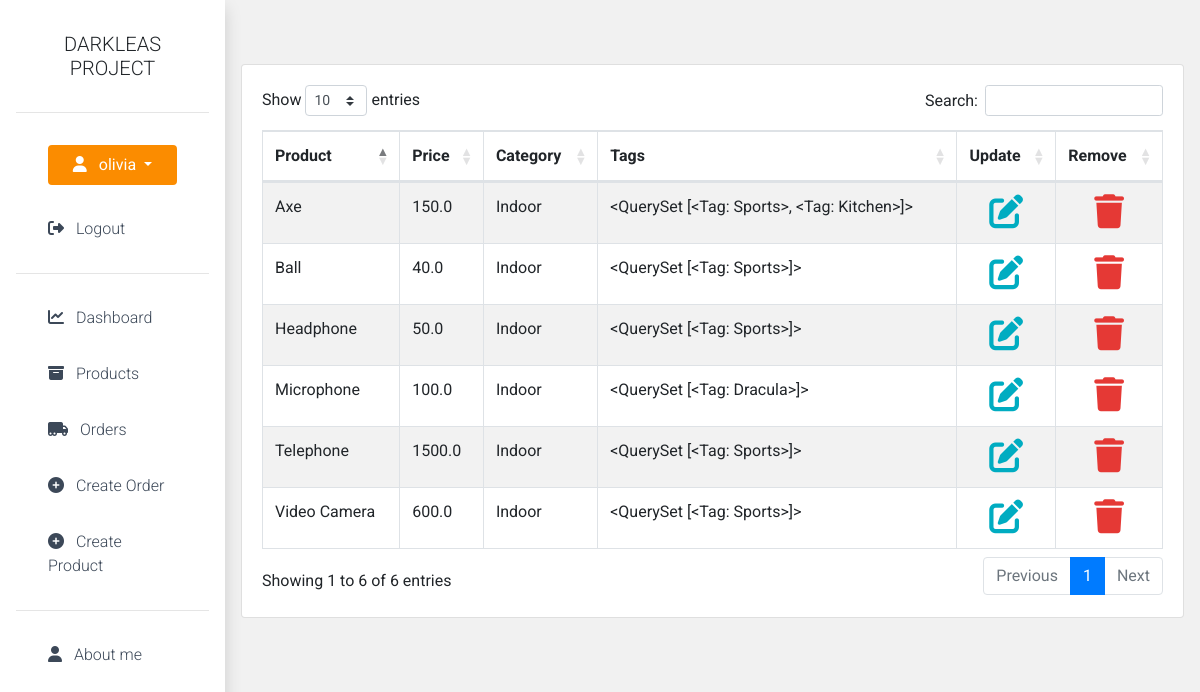
The page /products/ (signed in) on the database its author committed.
### accounts/models.py (models this page shows, shortened)
class Product(models.Model):
    CATEGORIES = (
        ('Indoor','Indoor'),
        ('Outdoor','Outdoor')
    )
    name = models.CharField(max_length=200,null=True)
    price = models.FloatField(null=True)
    category = models.CharField(max_length=200,null=True,choices=CATEGORIES)
    description = models.CharField(max_length=200,null=True,blank=True)
    date_created = models.DateTimeField(auto_now_add=True,null=True)
    tags = models.ManyToManyField(Tag)

class Tag(models.Model):
    name = models.CharField(max_length=200,null=True)
    def __str__(self):
        return self.name

### accounts/views.py (the view)
# urls.py: path("products/",views.products,name='products'),
@login_required(login_url='/login/')
def products(request):
    products = Product.objects.all()
    context={'products':products,'circle':'isntnull'}
    return render(request,'accounts/products.html',context)

### accounts/templates/accounts/products.html (shortened to what this page needs)
{% extends 'accounts/main.html' %}
{% block content %}
<div class="containers mt-5">
    <div class="card card-body table-responsive ">
        <table id="example" class="table table-striped table-bordered" style="width:100%">
            <thead>
                <tr>
                    <th>Product</th>
                    <th>Price</th>
                    <th>Category</th>
                    <th>Tags</th>
                    <th>Update</th>
                    <th>Remove</th>
                </tr>
            </thead>
            <tbody>
                {% for i in products %}
                <tr>
                    <td>{{i.name}}</td>
                    <td>{{i.price}}</td>
                    <td>{{i.category}}</td>
                    <td>
                        {{i.tags.all}}
                    </td>
                    <td class="text-center"><a href="{% url 'update_product' i.id %}">           <i class="fas fa-edit"style="color: #00acc1;font-size: 34px;"></i>                      </a></td>
                    <td class="text-center"><a href="{% url 'delete_product' i.id %}">            <i class="fas fa-trash"style="color: #e53935;font-size: 34px;"></i>                      </a></td>
                </tr>
               {% endfor %}
            </tbody>
        </table>
    </div>
</div>
{% endblock content %}

### accounts/templates/accounts/navbar.html (shortened to what this page needs)
{% load static %}
<link rel="stylesheet" href="{% static 'css/main.css' %}">
<div class="side-bar shadow p-3">
  <h5 class="text-center p-3"><span style="font-weight: 300;">DARKLEAS PROJECT</span></h5>
  <hr>
  {% if request.user.is_authenticated %}
  <div class="dropdown show sidebar-link">
    <a class="btn btn-yellow dropdown-toggle" style="color:White!important;background-color: #fb8c00;" href="#" role="button" id="dropdownMenuLink" data-toggle="dropdown" aria-haspopup="true" aria-expanded="false">
      <i class="fas fa-user mr-2"></i> {{request.user.username}}
    </a>
  </div>
    <a href="/logout/" class="sidebar-link"><i class="fas fa-sign-out-alt mr-2"></i> Logout</a>
  {% else %}
    <a href="/login/" class="sidebar-link"><i class="fas fa-sign-in-alt mr-2"></i> Login</a>
    <a href="/register/" class="sidebar-link"><i class="fas fa-user-plus mr-2"></i> Register</a>
  {% endif %}
  <hr>
  <a href="/" class="sidebar-link"><i class="fas fa-chart-line mr-2"></i>  Dashboard</a>
  <a href="/products/" class="sidebar-link"><i class="fas fa-archive mr-2"></i>  Products</a>
  <a href="/orders/" class="sidebar-link"><i class="fas fa-truck-moving mr-2"></i>  Orders</a>
  <a href="/create_order/" class="sidebar-link"><i class="fas fa-plus-circle mr-2"></i> Create Order</a>
  <a href="/create_product/" class="sidebar-link"><i class="fas fa-plus-circle mr-2"></i> Create Product</a>
  <hr></hr>
  <a target="_blank" href="http://darkleas.com/" class="sidebar-link"><i class="fas fa-user mr-2"></i> About me</a>
</div>

### static/css/main.css (style rules this page uses)
* { font-family: Roboto,Helvetica,Arial,sans-serif; }
.side-bar { z-index: 5000; position: fixed; width: 300px; height: 100%; background-color: white; }
.btn-yellow { width: 100%; transition: all 0.2s ease-in-out; background-color: #fb8c00; border: 2px solid #fb8c00; color:white!important; }
.sidebar-link { font-weight: 300; margin: 2rem; color: #3c4858!important; transition: all 0.2s; text-align: left; text-decoration: none; display: block; }
.containers { max-width: 1600px; margin-left: 300px; }
@media only screen and (max-width: 1376px) { .side-bar { width: 225px; } }
@media only screen and (max-width: 1376px) { .containers { max-width: 1600px; margin-left: 225px; } }

### accounts/templates/accounts/main.html (style rules this page uses)
body { background-color: #f1f1f1; }
h5 { font-weight: 300!important; }

### rows shown on the page
Product: name "Ball", price "40.0", category "Indoor", tags.all "<QuerySet [<Tag: Sports>]>"
Product: name "Axe", price "150.0", category "Indoor", tags.all "<QuerySet [<Tag: Sports>, <Tag: Kitchen>]>"
Product: name "Video Camera", price "600.0", category "Indoor", tags.all "<QuerySet [<Tag: Sports>]>"
Product: name "Telephone", price "1500.0", category "Indoor", tags.all "<QuerySet [<Tag: Sports>]>"
Product: name "Headphone", price "50.0", category "Indoor", tags.all "<QuerySet [<Tag: Sports>]>"
Product: name "Microphone", price "100.0", category "Indoor", tags.all "<QuerySet [<Tag: Dracula>]>"

### other values the page prints
{{ request.user.username }} "olivia"
